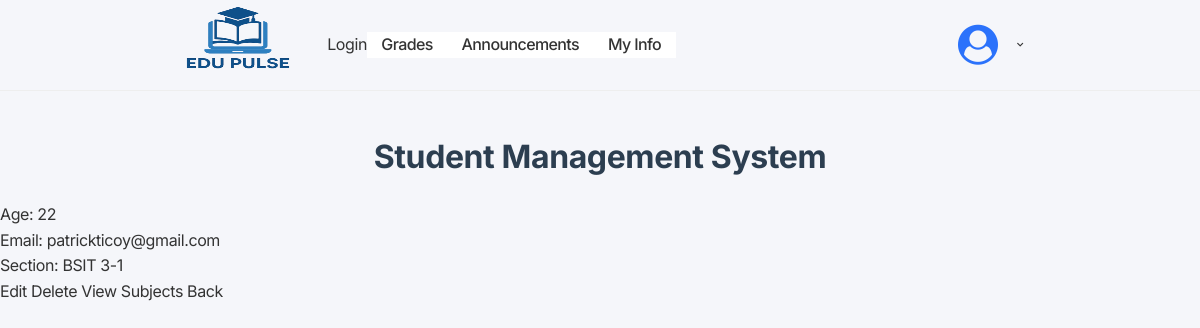
The app's page /students/1/, older data.
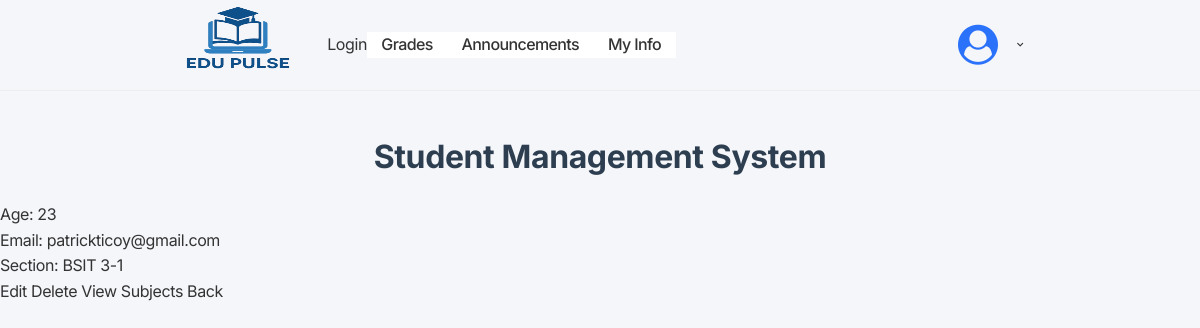
The same page, newer data.
### app/models.py (models this page shows, shortened)
class Student(models.Model):
    first_name = models.CharField(max_length=100)
    last_name = models.CharField(max_length=100)
    student_id = models.IntegerField()
    section = models.CharField(max_length=100)
    age = models.IntegerField()
    email = models.EmailField()

### app/views.py (the view)
# urls.py: path('students/<int:pk>/', StudentDetailView.as_view(), name='student_detail'),
class StudentDetailView(DetailView):
    model = Student
    template_name = 'app/student_detail.html'

### app/templates/app/student_detail.html (shortened to what this page needs)
{% extends 'app/base.html' %}
{% block content %}
    <p>Age: {{ object.age }}</p>
    <p>Email: {{ object.email }}</p>
    <p>Section: {{ object.section }}</p>
    <a href="{% url 'student_update' object.pk %}">Edit</a>
    <a href="{% url 'student_delete' object.pk %}">Delete</a>
    <a href="{% url 'subject_list' object.pk %}">View Subjects</a>
    <a href="{% url 'student_list' %}">Back</a>
{% endblock %}

Row changes from the older to the newer data that the page shows:
changed Student "patrickticoy@gmail.com": age "22" → "23"
